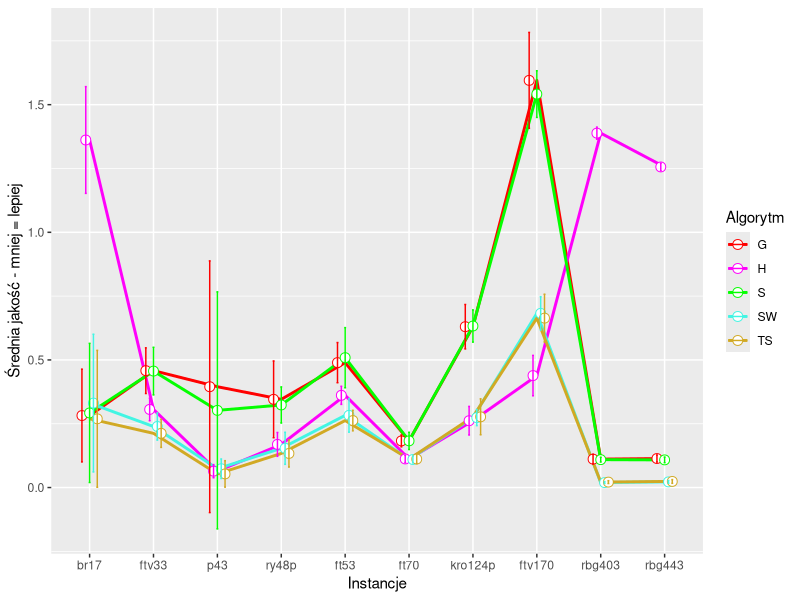
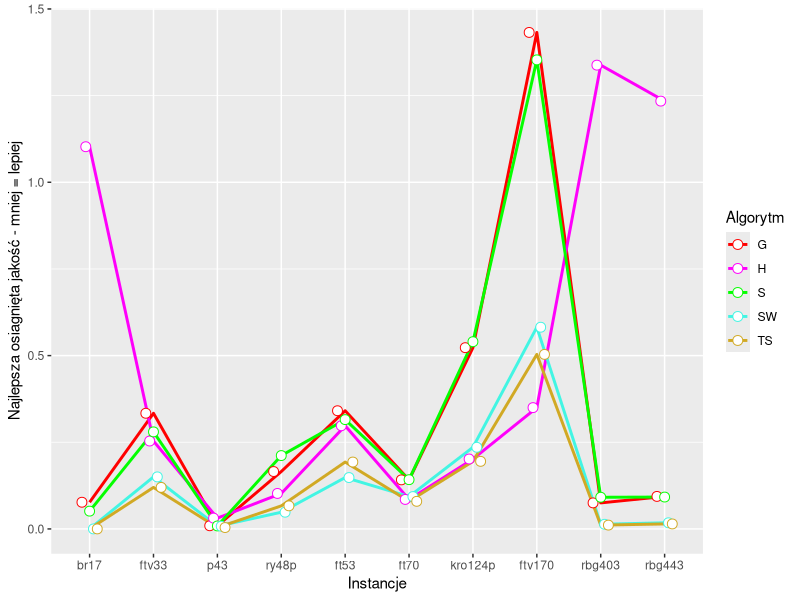
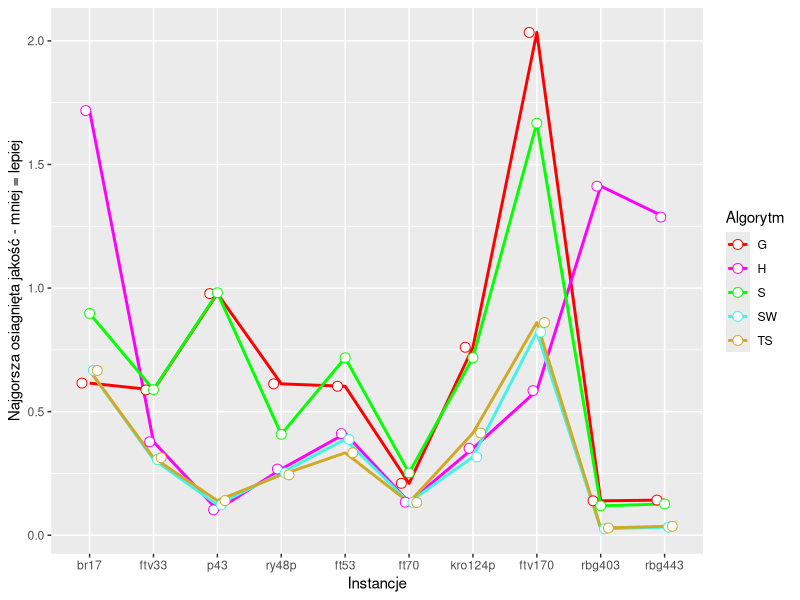
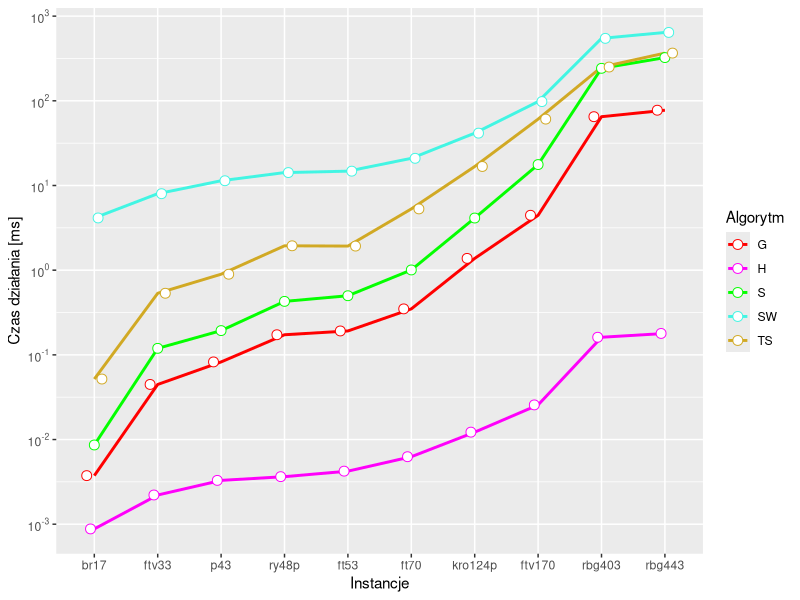
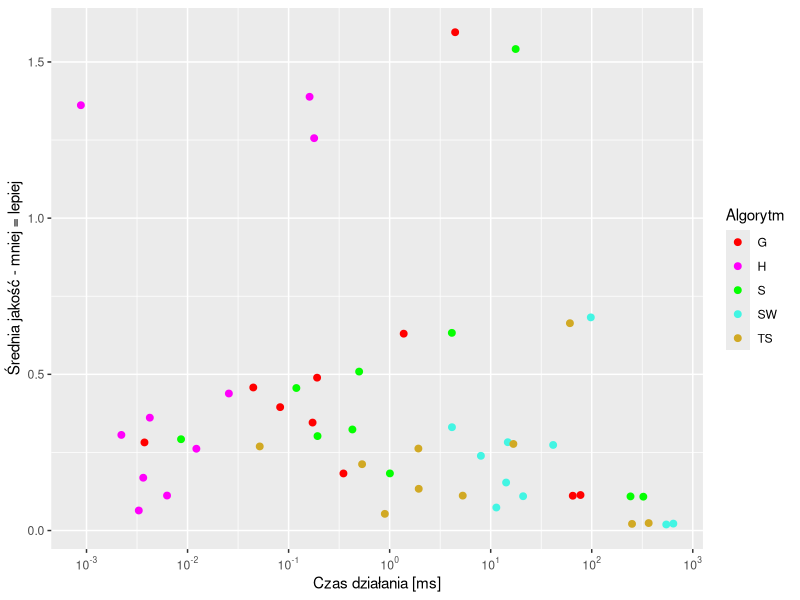
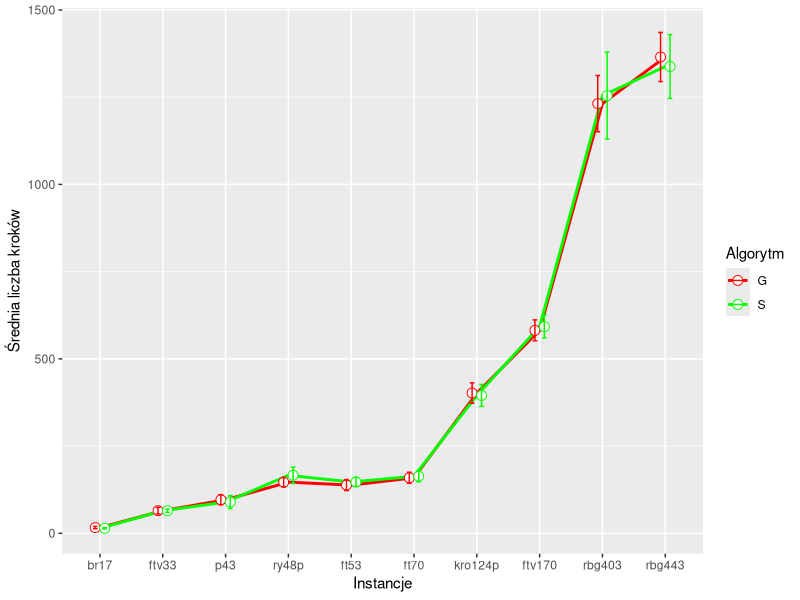
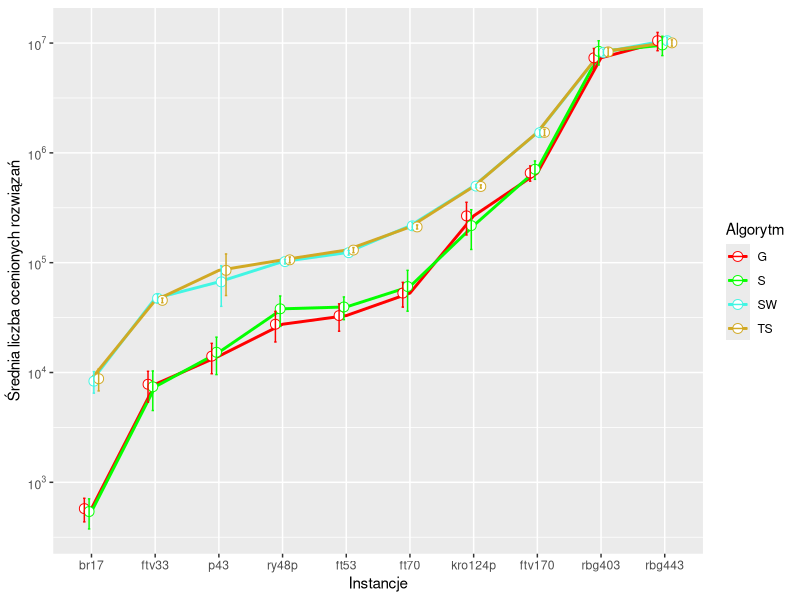
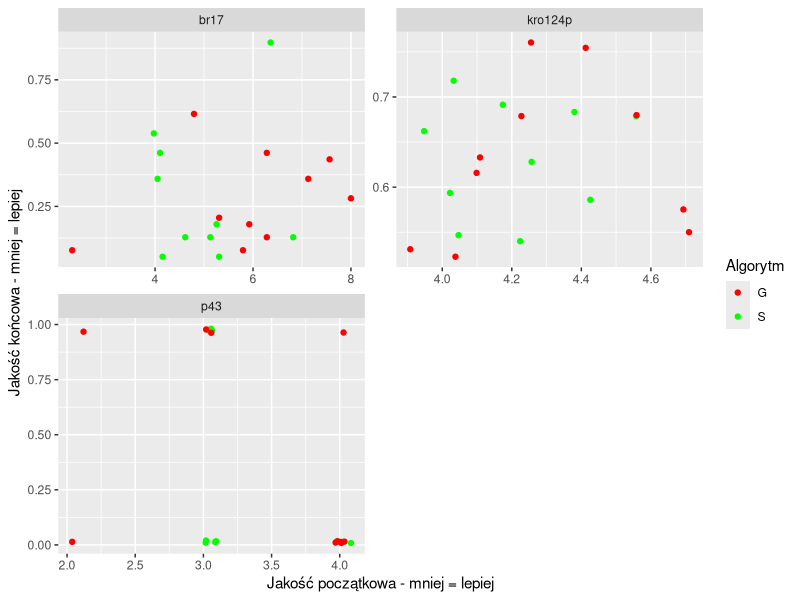

Here is the R script that generated these plots, in order:
## ---- chunk 1
knitr::opts_chunk$set(echo = TRUE)
## ---- chunk 2
# install.packages("Cairo")
# install.packages("ggpubr")
## ---- chunk 3
library(ggpubr)
library(dplyr)
library(ggplot2)
library(Cairo)
print(getwd())
## ---- chunk 4
results <- read.table("./../results/results_Tabu.csv", head=TRUE, sep=",")
algs_symbols <- list(Greedy="G", Steepest="S", SimpleHeur="H", Random="R", RandomWalk="RW", SW="SW", Tabu="TS")
results <- mutate(results, algName=algs_symbols[algName])
algs_unique_names <- unique(results[["algName"]])
results <- as.data.frame(lapply(results, unlist))
knitr::kable(head(results, 21))
## ---- chunk 5
quality <- function(result, optimalResult)
{
  (result-optimalResult)/optimalResult
}

permutationToVector <- function(permutation)
{
  vectorPermutationStrings <- strsplit(permutation, '[|]')
  vectorPermutationIntegers <- lapply(vectorPermutationStrings, strtoi)
  vectorPermutationIntegers
}

colors = c(G="#ff0000", S="#04ff00", R="#0004ff", RW="#ff9d00", H="#ff00fb", SW="#42f5e3", TS="#d1a924")
## ---- chunk 6
temp <- group_by(results, algName, setName)
temp <- summarize(temp, diff=mean(quality(finalResult, optimalResult)), std=sd(quality(finalResult, optimalResult)), nOfCities=mean(nOfCities))

plot <- ggplot(temp, aes(x=reorder(setName, nOfCities), y=diff, std=std, group=algName, fill=factor(algName))) +
  geom_bar(stat="identity", position="dodge2") +
  #geom_point() +
  #geom_line(size=1) +
  geom_errorbar(aes(ymin=diff-std, ymax=diff+std), position = position_dodge(1), width=0.1) +
  ##geom_text(aes(label=sprintf("%0.1f", round(diff, digits=2))), position=position_dodge(width=0.9), vjust=-0.25) +
  labs(x="Instancje", y="Jakość", fill="Algorytm")
  
  # filename <- paste("../results/zad2_point1_all", ".pdf", sep="")
  # print(plot)
  # ggsave(filename, plot=plot, device=cairo_pdf)
## ---- chunk 7
temp <- group_by(results, algName, setName)
temp <- summarize(temp, diff=mean(quality(finalResult, optimalResult)), std=sd(quality(finalResult, optimalResult)), nOfCities=mean(nOfCities))
knitr::kable(head(temp))

pd <- position_dodge(0.3)
plot <- ggplot(temp, aes(x=reorder(setName, nOfCities), y=diff, std=std, group=algName, color=algName)) +
  geom_line(size=1) +
  geom_point(size=3, shape=21, fill="white", position=pd) +
  geom_errorbar(aes(ymin=diff-std, ymax=diff+std, width=0.15), position=pd) +
  # #geom_text(aes(label=sprintf("%0.2f", round(diff, digits=2))), position=position_dodge(width=0.9), vjust=-0.25, size=3) +
  labs(x="Instancje", y="Średnia jakość - mniej = lepiej") +
  scale_color_manual(values=colors, name="Algorytm")
  
  print(plot)
  filename <- paste("../results/zad2_point1_mean_all", ".pdf", sep="")
  ggsave(filename, plot=plot, device=cairo_pdf)
## ---- chunk 8
temp <- group_by(results, algName, setName)
temp <- summarize(temp, diff=min(quality(finalResult, optimalResult)), std=sd(quality(finalResult, optimalResult)), nOfCities=mean(nOfCities))

pd <- position_dodge(0.3)
plot <- ggplot(temp, aes(x=reorder(setName, nOfCities), y=diff, std=std, group=algName, colour=algName)) +
  geom_line(size=1) +
  geom_point(size=3, shape=21, fill="white", position=pd) +
  # geom_errorbar(aes(ymin=diff-std, ymax=diff+std, width=0.15), position=pd) +
  #geom_text(aes(label=sprintf("%0.1f", round(diff, digits=2))), position=position_dodge(width=0.9), vjust=-0.25, size=3) +
  labs(x="Instancje", y="Najlepsza osiagnięta jakość - mniej = lepiej") +
  scale_color_manual(values=colors, name="Algorytm")

  print(plot)
  filename <- paste("../results/zad2_point1_min_all", ".pdf", sep="")
  ggsave(filename, plot=plot, device=cairo_pdf)
## ---- chunk 9
temp <- group_by(results, algName, setName)
temp <- summarize(temp, diff=max(quality(finalResult, optimalResult)), std=sd(quality(finalResult, optimalResult)), nOfCities=mean(nOfCities))

pd <- position_dodge(0.3)
plot <- ggplot(temp, aes(x=reorder(setName, nOfCities), y=diff, std=std, group=algName, colour=algName)) +
  geom_line(size=1) +
  geom_point(size=3, shape=21, fill="white", position=pd) +
  # geom_errorbar(aes(ymin=diff-std, ymax=diff+std, width=0.15), position=pd) +
  #geom_text(aes(label=sprintf("%0.1f", round(diff, digits=2))), position=position_dodge(width=0.9), vjust=-0.25, size=3) +
  labs(x="Instancje", y="Najgorsza osiagnięta jakość - mniej = lepiej") +
  scale_color_manual(values=colors, name="Algorytm")

  print(plot)
  filename <- paste("../results/zad2_point1_max_all", ".pdf", sep="")
  ggsave(filename, plot=plot, device=cairo_pdf)
## ---- chunk 10
require(scales)
temp <- group_by(results, algName, setName)
temp <- summarize(temp, timeOfRunningInMs=mean(timeOfRunningInMs), std=sd(timeOfRunningInMs), nOfCities=mean(nOfCities))

pd <- position_dodge(0.3)
plot <- ggplot(temp, aes(x=reorder(setName, nOfCities), y=timeOfRunningInMs, group=algName, colour=algName)) +
  geom_line(size=1) +
  geom_point(size=3, shape=21, fill="white", pd=position_dodge(0.1), position=pd) +
  #geom_text(aes(label=sprintf("%0.1f", round(timeOfRunningInMs, digits=2))), position=position_dodge(width=0.9), vjust=-0.25, size=3) +
  labs(x="Instancje", y="Czas działania [ms]") +
  scale_y_log10(breaks = trans_breaks("log10", function(x) 10^x), labels = trans_format("log10", math_format(10^.x))) +
  scale_color_manual(values=colors, name="Algorytm")

  print(plot)
  filename <- paste("../results/zad2_point2_all", ".pdf", sep="")
  ggsave(filename, plot=plot, device=cairo_pdf)
## ---- chunk 11
require(scales)
temp <- group_by(results, algName, setName)
temp <- summarize(temp, timeOfRunningInMs=mean(timeOfRunningInMs),diff=mean(quality(finalResult, optimalResult)), nOfCities=mean(nOfCities))
# temp <- select(results, algName, setName, initialResult, finalResult)

plot <- ggplot(temp, aes(x=timeOfRunningInMs, y=diff, group=algName, colour=algName)) +
  #geom_line(size=1) +
  geom_point(size=2) +
  labs(x="Czas działania [ms]", y="Średnia jakość - mniej = lepiej") +
  scale_x_log10(breaks = trans_breaks("log10", function(x) 10^x), labels = trans_format("log10", math_format(10^.x))) +
  scale_color_manual(values=colors, name="Algorytm")


print(plot)
filename <- paste("../results/zad2_point3_all", ".pdf", sep="")
ggsave(filename, plot=plot, device=cairo_pdf)
## ---- chunk 12

temp <- group_by(results, algName, setName) %>%
  filter(algName=='G' | algName=='S') %>%
  summarize(meanNumberOfSteps=mean(numberOfSteps), std=sd(numberOfSteps), nOfCities=mean(nOfCities))

pd <- position_dodge(0.3)
plot <- ggplot(temp, aes(x=reorder(setName, nOfCities), y=meanNumberOfSteps, group=algName, colour=algName)) +
  geom_line(size=1) +
  geom_point(size=3, shape=21, fill="white", position=pd) +
  geom_errorbar(aes(ymin=meanNumberOfSteps-std, ymax=meanNumberOfSteps+std, width=0.15), position=pd) +
  #geom_text(aes(label=sprintf("%0.1f", round(meanNumberOfSteps, digits=2))), position=position_dodge(width=0.9), vjust=-0.25, size=3) +
  labs(x="Instancje", y="Średnia liczba kroków") +
  scale_color_manual(values=colors, name="Algorytm")
  
  print(plot)
  filename <- paste("../results/zad2_point4_all", ".pdf", sep="")
  ggsave(filename, plot=plot, device=cairo_pdf)
## ---- chunk 13
temp <- group_by(results, algName, setName) %>%
  filter(algName!='H') %>%
  summarize(meanNumberOfCheckedResults=mean(numberOfCheckedResults), std=sd(numberOfCheckedResults), nOfCities=mean(nOfCities))

pd <- position_dodge(0.3)
plot <- ggplot(temp, aes(x=reorder(setName, nOfCities), y=meanNumberOfCheckedResults, group=algName, colour=algName)) +
  geom_line(size=1) +
  geom_point(size=3, shape=21, fill="white", position=pd) +
  geom_errorbar(aes(ymin=meanNumberOfCheckedResults-std, ymax=meanNumberOfCheckedResults+std, width=0.15), position=pd) +
  #geom_text(aes(label=sprintf("%0.1f", round(meanNumberOfCheckedResults, digits=2))), position=position_dodge(width=0.9), vjust=-0.25, size=3) +
  scale_y_log10(breaks = trans_breaks("log10", function(x) 10^x), labels = trans_format("log10", math_format(10^.x))) +
  labs(x="Instancje", y="Średnia liczba ocenionych rozwiązań") +
  scale_color_manual(values=colors, name="Algorytm")

  print(plot)
  
  filename <- paste("../results/zad2_point5_all", ".pdf", sep="")
  ggsave(filename, plot=plot, device=cairo_pdf)
## ---- chunk 14
temp <- select(results, algName, setName, initialResult, finalResult, optimalResult) %>%
  filter(algName=='G' | algName=='S', setName=="p43" | setName=="br17" | setName=="kro124p")

plot <- ggplot(temp, aes(x=quality(initialResult, optimalResult), y=quality(finalResult, optimalResult), group=algName, colour=algName)) +
  facet_wrap(~setName, scales="free", nrow=2) +
  geom_point() +
  labs(x="Jakość początkowa - mniej = lepiej", y="Jakość końcowa - mniej = lepiej") +
  scale_color_manual(values=colors, name="Algorytm")

  filename <- paste("../results/zad3_all", ".pdf", sep="")
  print(plot)
  ggsave(filename, plot=plot, device=cairo_pdf)
  

br17 <- filter(temp, setName=="br17") %>%
  mutate(initialQuality = quality(initialResult, optimalResult), finalQuality = quality(finalResult, optimalResult))
p43 <- filter(temp, setName=="p43") %>%
  mutate(initialQuality = quality(initialResult, optimalResult), finalQuality = quality(finalResult, optimalResult))
kro124p <- filter(temp, setName=="kro124p") %>%
  mutate(initialQuality = quality(initialResult, optimalResult), finalQuality = quality(finalResult, optimalResult))

br17_PCC <- cor(br17$initialQuality, br17$finalQuality, method = "pearson")
p43_PCC <- cor(p43$initialQuality, p43$finalQuality, method = "pearson")
kro124p_PCC <- cor(kro124p$initialQuality, kro124p$finalQuality, method = "pearson")
print(paste("br17: ", br17_PCC))
print(paste("p43: ", p43_PCC))
print(paste("kro124p: ", kro124p_PCC))
# cor(x, y, method = c("pearson", "kendall", "spearman"))
## ---- chunk 15
########################### Greedy
chosenSetName = "rbg443"
temp <- select(results, algName, iterationNumber, setName, finalResult, optimalResult)
temp <- filter(temp, algName=="G", setName==chosenSetName)
# knitr::kable(temp)
numberOfIterations = max(temp[["iterationNumber"]])

minResult = rep(0, numberOfIterations+1)
meanResult = rep(0, numberOfIterations+1)
optimalResult = temp[1, ][["optimalResult"]]
for(row in 1:nrow(temp))
{
  minResult[row] = min(quality(temp[1:row, ][["finalResult"]], optimalResult))
  meanResult[row] = mean(quality(temp[1:row, ][["finalResult"]], optimalResult))
}

temp$minResult = minResult
temp$meanResult = meanResult


 plot1 <- ggplot(temp, aes(x=iterationNumber)) +
   geom_point(aes(y=meanResult, colour="Średnia jakość")) +
   geom_point(aes(y=minResult, colour="Najlepsza jakość")) +
   labs(x="Numer przebiegu", y="Jakość - mniej = lepiej",  colour="", title="Greedy") +
   theme(plot.title = element_text(hjust = 0.5))


########################### Stepeest
temp <- select(results, algName, iterationNumber, setName, finalResult, optimalResult)
temp <- filter(temp, algName=="S", setName==chosenSetName)
#knitr::kable(temp)
numberOfIterations = max(temp[["iterationNumber"]])

minResult = rep(0, numberOfIterations+1)
meanResult = rep(0, numberOfIterations+1)

optimalResult = temp[1, ][["optimalResult"]]
for(row in 1:nrow(temp))
{
  minResult[row] = min(quality(temp[1:row, ][["finalResult"]], optimalResult))
  meanResult[row] = mean(quality(temp[1:row, ][["finalResult"]], optimalResult))
}

temp$minResult = minResult
temp$meanResult = meanResult


 plot2 <- ggplot(temp, aes(x=iterationNumber)) +
   geom_point(aes(y=meanResult, colour="Średnia jakość")) +
   geom_point(aes(y=minResult, colour="Najlepsza jakość")) +
   labs(x="Numer przebiegu", y="Jakość - mniej = lepiej",  colour="", title="Steepest") +
   theme(plot.title = element_text(hjust = 0.5))


 together <- ggarrange(plot1 + theme(axis.title.x = element_blank()),
                       plot2, ncol = 1, nrow = 2, common.legend = TRUE, label.x=1)

 print(together)
 filename <- paste("../results/zad4_",chosenSetName ,".pdf", sep="")
 ggsave(filename, plot=together, device=cairo_pdf)
## ---- chunk 16
########################### Greedy
chosenSetName = "br17"
temp <- select(results, algName, iterationNumber, setName, finalResult, optimalResult)
temp <- filter(temp, algName=="G", setName==chosenSetName)
# knitr::kable(temp)
numberOfIterations = max(temp[["iterationNumber"]])

minResult = rep(0, numberOfIterations+1)
meanResult = rep(0, numberOfIterations+1)

optimalResult = temp[1, ][["optimalResult"]]
for(row in 1:nrow(temp))
{
  minResult[row] = min(quality(temp[1:row, ][["finalResult"]], optimalResult))
  meanResult[row] = mean(quality(temp[1:row, ][["finalResult"]], optimalResult))
}

temp$minResult = minResult
temp$meanResult = meanResult


 plot1 <- ggplot(temp, aes(x=iterationNumber)) +
   geom_point(aes(y=meanResult, colour="Średnia jakość")) +
   geom_point(aes(y=minResult, colour="Najlepsza jakość")) +
   labs(x="Numer przebiegu", y="Jakość - mniej = lepiej",  colour="", title="Greedy") +
   theme(plot.title = element_text(hjust = 0.5))


########################### Steepest
temp <- select(results, algName, iterationNumber, setName, finalResult, optimalResult)
temp <- filter(temp, algName=="S", setName==chosenSetName)
#knitr::kable(temp)
numberOfIterations = max(temp[["iterationNumber"]])

minResult = rep(0, numberOfIterations+1)
meanResult = rep(0, numberOfIterations+1)
optimalResult = temp[1, ][["optimalResult"]]

for(row in 1:nrow(temp))
{
  minResult[row] = min(quality(temp[1:row, ][["finalResult"]], optimalResult))
  meanResult[row] = mean(quality(temp[1:row, ][["finalResult"]], optimalResult))
}

temp$minResult = minResult
temp$meanResult = meanResult


 plot2 <- ggplot(temp, aes(x=iterationNumber)) +
   geom_point(aes(y=meanResult, colour="Średnia jakość")) +
   geom_point(aes(y=minResult, colour="Najlepsza jakość")) +
   labs(x="Numer przebiegu", y="Jakość - mniej = lepiej",  colour="", title="Steepest") +
   theme(plot.title = element_text(hjust = 0.5))


 together <- ggarrange(plot1 + theme(axis.title.x = element_blank()), plot2,
          ncol = 1, nrow = 2, common.legend = TRUE)

 print(together)
 filename <- paste("../results/zad4_",chosenSetName ,".pdf", sep="")
 ggsave(filename, plot=together, device=cairo_pdf)
## ---- chunk 17
chosenSetName = "br17"
optResults <- select(results, algName, setName, finalResult, optimalResult, resultPermutation, iterationNumber) %>%
  group_by(setName) %>%
  summarise(min=min(finalResult))

knitr::kable(optResults)
optResult = filter(optResults, setName==chosenSetName)$min

optPermutation <- filter(results, setName==chosenSetName, finalResult==optResult)$resultPermutation[1]
optPermutation <- permutationToVector(optPermutation)
print(paste("optPermutation: ", optPermutation))

temp <- select(results, setName, resultPermutation) %>%
  filter(setName==chosenSetName) %>%
  mutate(optPerm=optPermutation, resultPermutation=permutationToVector(resultPermutation))
  # mutate(d1 = unlist(optPerm))
  # mutate(hm=dist(rbind(optPermutation, permutationToVector(resultPermutation))))
  
for (row in 1:nrow(temp))
{
  # temp[row, "permsSimilarity"] <- dist(rbind(temp[row, "optPerm"], temp[row, "resultPermutation"]))
  # temp[row, "d1"] <- temp[row, "optPerm"]
  # temp[row, "d2"] <- temp[row, "resultPermutation"]
  hm1 <- unlist(temp[row, "resultPermutation"])
  hm2 <- unlist(temp[row, "optPerm"])
  wynik <- dist(rbind(hm1, hm2))
  temp[row, "permsSimilarity"] <- wynik
}

knitr::kable(temp)
# plot <- ggplot(temp, aes(x=reorder(algName, nOfCities), y=))) +
#   geom_line()
# 
# print(plot)
